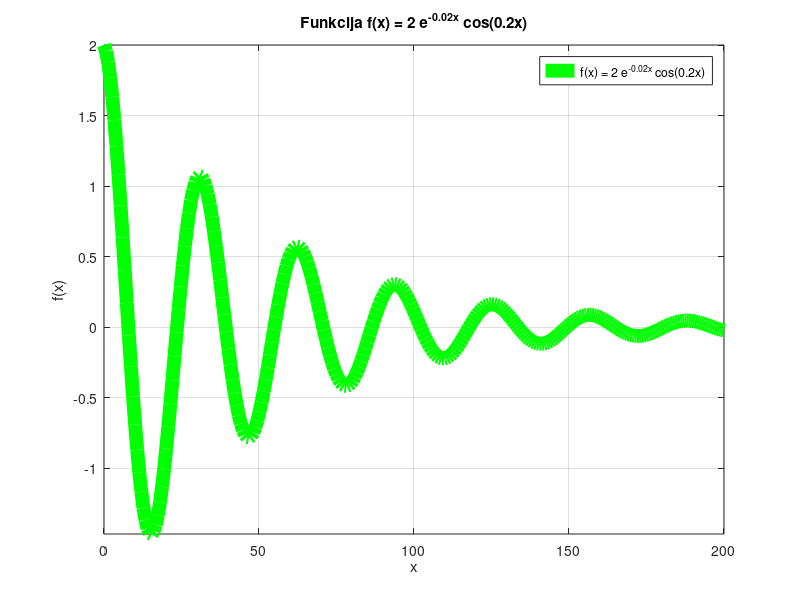
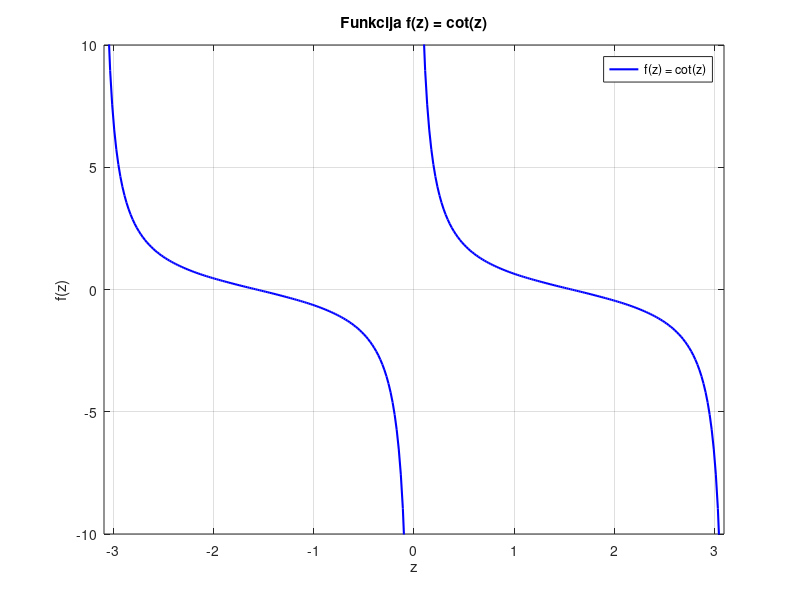
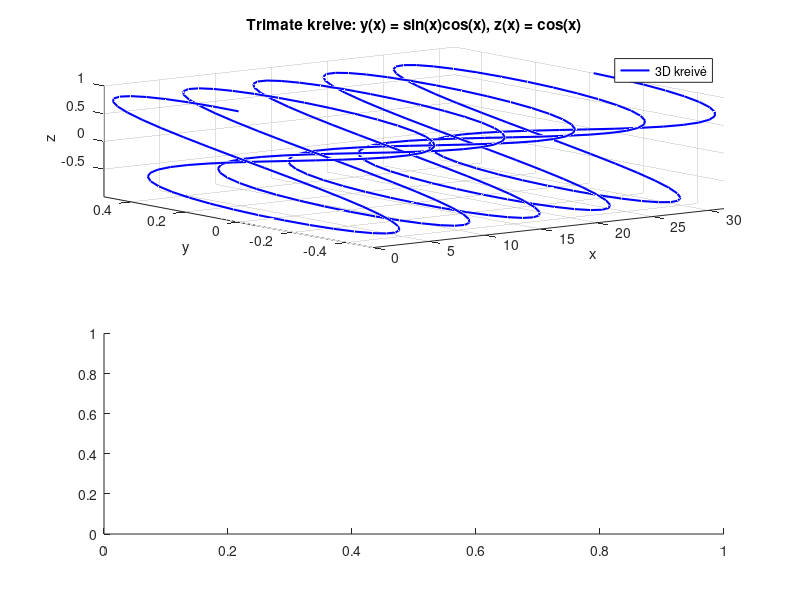

These figures' MATLAB source, in order: (Note: this script raises an error after producing the figures.)
% Lukas Gudelis
% Data: 2026-09-28
% Grupe : EIF-25

%% Rezultatu grafinis 2d atvaizdavimas, 3 VARIANTAS | Pagrindine uzduotis
x = linspace(0, 200, 300);
fx = 2 * exp(-0.02 * x) .* cos(0.2 * x);

figure(1);
plot(x, fx, 'g', 'LineWidth', 10);
title('Funkcija f(x) = 2 e^{-0.02x} cos(0.2x)');
xlabel('x');
ylabel('f(x)');
grid on;
legend('f(x) = 2 e^{-0.02x} cos(0.2x)');
axis([min(x) max(x) min(fx) max(fx)]);

z1 = linspace(-pi + 0.05, -0.05, 150);
z2 = linspace(0.05, pi - 0.05, 150);
z = [z1, NaN, z2];
fz = cot(z);

figure(2);
plot(z, fz, 'b', 'LineWidth', 1.5);
title('Funkcija f(z) = cot(z)');
xlabel('z');
ylabel('f(z)');
grid on;
legend('f(z) = cot(z)');
axis([min(z) max(z) -10 10]);

x3 = 0 : 0.1 : 10*pi;
y3 = sin(x3) .* cos(x3);
z3 = cos(x3);

figure(3);
subplot(2, 1, 1);
plot3(x3, y3, z3, 'b', 'LineWidth', 1.5);
title('Trimate kreive: y(x) = sin(x)cos(x), z(x) = cos(x)');
xlabel('x');
ylabel('y');
zlabel('z');
grid on;
legend('3D kreivė');
axis([min(x3) max(x3) min(y3) max(y3) min(z3) max(z3)]);

subplot(2, 1, 2);
polarplot(x3, y3, 'm', 'LineWidth', 1.5);
title('Funkcija y(x) polarinėse koordinatese');
legend('y(x) = sin(x)cos(x)');
%% P.Signalu grafinis atvaizdavimas, 24 VARIANTAS | Papildoma uzduotis

Ampl = 6;
f = 4;
sigma = 1.2;
t = 0:0.001:1.5;
U1 = 3.5;
U2 = 2.5;

s = Ampl*sin(2*pi*f*t) + 0.5*Ampl*cos(4*pi*f*t);
n = sigma*randn(size(t));
s_triuksmas = s + n;

b = s_triuksmas;
b(abs(b) < U2) = 0;

idx_virsh = s_triuksmas > U1;
t_virsh = t(idx_virsh);
U_virsh = s_triuksmas(idx_virsh);

idx_max = find(b == max(b));
idx_min = find(b == min(b));

fprintf('Atrinktu reiksmiu dydis:\n%d\n', numel(U_virsh));
fprintf('Didziausia filtruoto signalo reiksme:\n%.4f\n', max(b));
fprintf('Maziausia filtruoto signalo reiksme:\n%.4f\n', min(b));

asies_stilius = {'Color', 'red', 'FontSize', 13, 'FontWeight', 'bold'};
violetine = [0.5 0 0.8];

y_min = floor(min(s_triuksmas)) - 1;
y_max = ceil(max(s_triuksmas)) + 1;

figure(4);

subplot(2, 1, 1);
plot(t, s_triuksmas, 'k', 'LineWidth', 1); hold on;
plot(t, b, 'Color', violetine, 'LineWidth', 1.5);
yline(U1, '--r', 'LineWidth', 1.2);
yline(U2, '-r', 'LineWidth', 1.2);
hold off;
title('Pradinis ir filtruotas signalai');
xlabel('Laikas, t [s]', asies_stilius{:});
ylabel('Įtampa, U [V]', asies_stilius{:});
grid on;
legend('Pradinis signalas', 'Filtruotas signalas', 'U_1 riba', 'U_2 riba', ...
       'Location', 'southwest');
xlim([min(t) max(t)]);
ylim([y_min y_max]);

subplot(2, 1, 2);
stem(t_virsh, U_virsh, 'b', 'Marker', 'o'); hold on;
plot(t(idx_max), b(idx_max), 'ro', ...
     'MarkerFaceColor', 'r', 'MarkerSize', 8);
plot(t(idx_min), b(idx_min), 's', ...
     'MarkerEdgeColor', 'k', 'MarkerFaceColor', 'yellow', 'MarkerSize', 8);
hold off;
title('Signalo reikšmės, viršijančios U_1 ribą (diskretus formatas)');
xlabel('Laikas, t [s]', asies_stilius{:});
ylabel('Įtampa, U [V]', asies_stilius{:});
grid on;
legend('U > U_1 reikšmės', 'Maksimali reikšmė', 'Minimali reikšmė', ...
       'Location', 'southwest');
xlim([min(t) max(t)]);
ylim([y_min y_max]);
